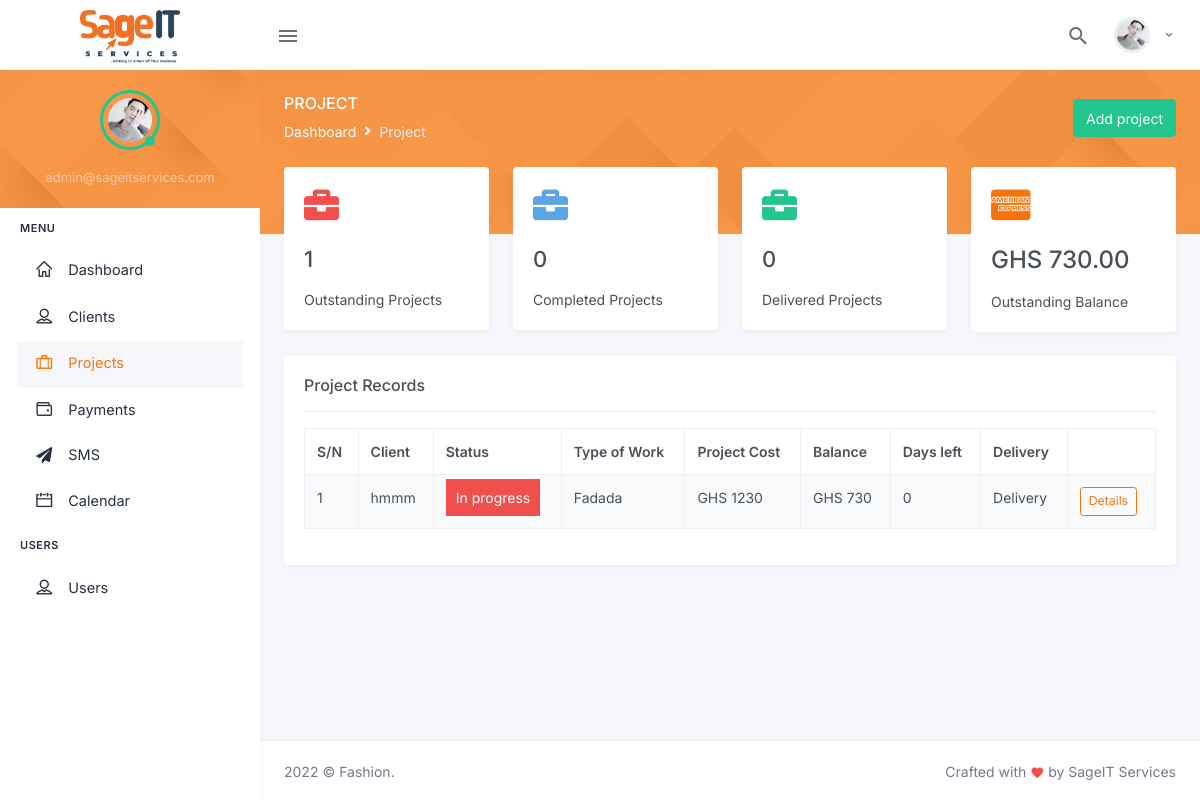
Page /project.php (signed in) on the committed database.
### tables this page shows
CREATE TABLE `projects` (
  `project_id` bigint(25) NOT NULL,
  `customer_id` bigint(30) NOT NULL,
  `client` varchar(255) NOT NULL,
  `status` int(11) NOT NULL DEFAULT 0,
  `type_of_work` varchar(255) NOT NULL,
  `description` varchar(255) NOT NULL,
  `type_of_fabric` varchar(255) NOT NULL,
  `sewing_charges` varchar(255) NOT NULL,
  `delivery_charges` varchar(255) NOT NULL,
  `project_cost` varchar(255) NOT NULL,
  `advance_payment` varchar(255) NOT NULL,
  `balance` varchar(255) NOT NULL,
  `start_date` date NOT NULL,
  `end_date` date NOT NULL,
  `days_to_complete` varchar(255) NOT NULL,
  `mode_of_delivery` varchar(255) NOT NULL,
  `delivery_location` varchar(255) NOT NULL,
  `added_by` varchar(255) NOT NULL
);

CREATE TABLE `clients` (
  `client_id` bigint(25) NOT NULL,
  `customer_id` int(25) DEFAULT NULL,
  `full_name` varchar(255) NOT NULL,
  `phone_number_1` varchar(255) NOT NULL,
  `phone_number_2` varchar(255) NOT NULL,
  `residential_address` varchar(255) NOT NULL,
  `email` varchar(255) NOT NULL,
  `gender` varchar(255) NOT NULL,
  `male_trouser_waist` varchar(255) DEFAULT NULL,
  `male_trouser_seat` varchar(255) DEFAULT NULL,
  `male_trouser_thigh` varchar(255) DEFAULT NULL,
  `male_trouser_knee` varchar(255) DEFAULT NULL,
  `male_trouser_bass` varchar(255) DEFAULT NULL,
  `male_trouser_lenght` varchar(255) DEFAULT NULL,
  `male_shirt_chest` varchar(255) DEFAULT NULL,
  `male_shirt_back` varchar(255) DEFAULT NULL,
  `male_shirt_short_sleeve` varchar(255) DEFAULT NULL,
  `male_shirt_long_sleeve` varchar(255) DEFAULT NULL,
  `male_shirt_around_arm` varchar(255) DEFAULT NULL,
  `male_shirt_cuff` varchar(255) DEFAULT NULL,
  `male_shirt_lenght` varchar(255) DEFAULT NULL,
  `male_agbada_back` varchar(255) DEFAULT NULL,
  `male_agbada_length` varchar(255) DEFAULT NULL,
  `female_skirt_waist` varchar(255) DEFAULT NULL,
  `female_skirt_hip` varchar(255) DEFAULT NULL,
  `female_skirt_knee` varchar(255) DEFAULT NULL,
  `female_skirt_waist_hip` varchar(255) DEFAULT NULL,
  `female_skirt_waist_knee` varchar(255) DEFAULT NULL,
  `female_skirt_skirt_lenght` varchar(255) DEFAULT NULL,
  `female_dress_bust` varchar(255) DEFAULT NULL,
  `female_dress_under_bust` varchar(255) DEFAULT NULL,
  `female_dress_waist` varchar(255) DEFAULT NULL,
  `female_dress_shoulder` varchar(255) DEFAULT NULL,
  `female_dress_shoulder_nipple` varchar(255) DEFAULT NULL,
  `female_dress_shoulder_under_bust` varchar(255) DEFAULT NULL,
  `female_dress_shoulder_waist` varchar(255) DEFAULT NULL,
  `female_dress_nipple_nipple` varchar(255) DEFAULT NULL,
  `female_dress_shoulder_hip` varchar(255) DEFAULT NULL,
  `female_dress_shoulder_knee` varchar(255) DEFAULT NULL,
  `female_dress_top_lenght` varchar(255) DEFAULT NULL,
  `female_dress_lenght` varchar(255) DEFAULT NULL,
  `female_trouser_waist` varchar(255) DEFAULT NULL,
  `female_trouser_seat` varchar(255) DEFAULT NULL,
  `female_trouser_thigh` varchar(255) DEFAULT NULL,
  `female_trouser_knee` varchar(255) DEFAULT NULL,
  `female_trouser_bass` varchar(255) DEFAULT NULL,
  `female_trouser_lenght` varchar(255) DEFAULT NULL,
  `added_by` varchar(255) DEFAULT NULL,
  `created_on` timestamp NULL DEFAULT current_timestamp(),
  `updated_on` datetime DEFAULT NULL
);

### helpers/counter_functions.php (called while the page is built, shortened)
<?php
   function count_total_projects($connect, $_customerId, $status){
        $query = "SELECT * FROM projects WHERE status = :s AND customer_id = :id";
        $statement = $connect->prepare($query);
        $statement->execute(
             array(
                  ":s" => $status,
                  ":id" => $_customerId
             )
        );
        $count = $statement->rowCount();
        return $count;
   }
function outstanding_balance($connect, $_customerId){
     $query = "SELECT SUM(balance) as total FROM projects WHERE customer_id = :id";
     $statement = $connect->prepare($query);
     $statement->execute(
          array(
               ":id" => $_customerId
          )
     );
     $result = $statement->fetch();
     return $result['total'];
}
?>

### helpers/functions.php (called while the page is built, shortened)
<?php
function getClientName($connect, $client_id)
{
    $query = "SELECT * FROM clients WHERE client_id = :client_id";
    $statement = $connect->prepare($query);
    $statement->execute(
        array(
            ":client_id"         =>    $client_id,
        )
    );
    $result = $statement->fetch();
    return empty($result['full_name']) ? 'NONE' : $result['full_name'];
}
function moneyFormat($amount){
    return 'GHS ' . number_format($amount, 2);
}
?>

### project.php (the view, shortened to what this page needs)
<?php
    require_once 'database/config.php';
    include_once 'helpers/counter_functions.php';
    include_once 'helpers/functions.php';
    $customer_id = $_SESSION['customer_id'];
?>
            <div class="main-content">
                <div class="page-content">
                    <div class="page-title-box">
                        <div class="container-fluid">
                         <div class="row align-items-center">
                             <div class="col-sm-6">
                                 <div class="page-title">
                                     <h4>Project</h4>
                                         <ol class="breadcrumb m-0">
                                             <li class="breadcrumb-item"><a href="javascript: void(0);">Dashboard</a></li>
                                             <li class="breadcrumb-item active">Project</li>
                                         </ol>
                                 </div>
                             </div>
                             <div class="col-sm-6">
                                <div class="float-end d-none d-sm-block">
                                    <a href="project-add.php" class="btn btn-success">Add project</a>
                                </div>
                             </div>
                         </div>
                        </div>
                     </div>
                    <div class="container-fluid">
                        <div class="page-content-wrapper">
                            <div class="row">
                                <div class="col-xl-3">
                                   <div class="card">
                                       <div class="card-body">
                                            <i class="fas fa-briefcase text-danger h1"></i>
                                            <h3 class="mt-3 font-size-22"><?= count_total_projects($connect, $customer_id, 0)?></h3>
                                            <div class="mt-3">
                                                <p class="mb-0">Outstanding Projects</p>
                                            </div>
                                       </div>
                                   </div>
                                </div>
                                <div class="col-xl-3">
                                    <div class="card">
                                        <div class="card-body">
                                             <i class="fas fa-briefcase text-info h1"></i>
                                             <h3 class="mt-3 font-size-22"><?= count_total_projects($connect, $customer_id, 1)?></h3>
                                             <div class="mt-3">
                                                <p class="mb-0">Completed Projects</p>
                                             </div>
                                        </div>
                                    </div>
                                </div>
                                <div class="col-xl-3">
                                    <div class="card">
                                        <div class="card-body">
                                             <i class="fas fa-briefcase text-success h1"></i>
                                             <h3 class="mt-3 font-size-22"><?= count_total_projects($connect, $customer_id, 2)?></h3>
                                             <div class="mt-3">
                                                <div class="mt-3">
                                                <p class="mb-0">Delivered Projects</p>
                                                </div>
                                             </div>
                                        </div>
                                    </div>
                                </div>
                                <div class="col-xl-3">
                                    <div class="card">
                                        <div class="card-body">
                                             <i class="fab fa-cc-amex text-primary h1"></i>
                                             <h3 class="mt-3 font-size-24"><?= moneyFormat(outstanding_balance($connect, $customer_id)); ?></h3>
                                             <div class="mt-3">
                                                <div class="mt-3">
                                                <p class="mb-0">Outstanding Balance</p>
                                             </div>
                                             </div>
                                        </div>
                                    </div>
                                </div>
                            </div>
                            <div class="row">
                                <div class="col-12">
                                    <div class="card">
                                        <div class="card-body">
                                            <h4 class="header-title">Project Records </h4>
                                                <hr class="mb-3">
                                                <?php
                                                    $query = "SELECT * FROM projects WHERE customer_id = :customer_id";
                                                    $statement = $connect->prepare($query);
                                                    $statement->execute(
                                                        array(
                                                            ':customer_id' => $customer_id
                                                        )
                                                    );
                                                    $count = $statement->rowCount();
                                                    $rows = $statement->fetchAll(PDO::FETCH_ASSOC);
                                                    $i = 1;
                                                    if ($count > 0 && !empty($rows)) { ?>
                                            <table id="datatable-buttons" class="table table-striped table-bordered dt-responsive nowrap" style="border-collapse: collapse; border-spacing: 0; width: 100%;">
                                                <thead>
                                                <tr>
                                                    <th>S/N</th>
                                                    <th>Client</th>
                                                    <th>Status</th>
                                                    <th>Type of Work</th>
                                                    <th>Project Cost</th>
                                                    <th>Balance</th>
                                                    <th>Days left</th>
                                                    <th>Delivery</th>
                                                    <th></th>
                                                </tr>
                                                </thead>
                                                <tbody>
                                                    <?php foreach ($rows as $result) { ?>
                                                <tr>
                                                    <td><?= $i ?></td>
                                                    <td><?= getClientName($connect, $result['client']) ?></td>
                                                    <td>
                                                        <?php
                                                            if($result['status'] == 0){?>
                                                                <span class="bg-danger text-white" style="padding: 10px">In progress</apan>
                                                            <?php
                                                            }
                                                        ?>
                                                    </td>
                                                    <td><?= ucwords($result['type_of_work']) ?></td>
                                                    <td>GHS <?= $result['project_cost'] == "" ? 0 : ucwords($result['project_cost']) ?></td>
                                                    <td>GHS <?= $result['balance'] == "" ? 0 : ucwords($result['balance']) ?></td>
                                                    <td><?= $result['days_to_complete'] == "" ? 0 : $result['days_to_complete'] ?></td>
                                                    <td><?= ucwords($result['mode_of_delivery']) ?></td>
                                                    <td>
                                                        <a href="project-details.php?ref=<?= $result['project_id']?>" class="btn btn-sm btn-outline-primary">Details</a>
                                                    </td>
                                                </tr>
                                                 <?php $i++;
                                     } ?>
                                                </tbody>
                                            </table>
                                            <?php } ?>
                                        </div>
                                    </div>
                                </div>
                            </div>
                        </div>
                    </div>
                </div>
                 <?php include_once 'partials/footer.php'; ?>

### rows in the picture
projects: client.full_name "hmmm", status "In progress", type_of_work "Fadada", project_cost "1230", balance "730", days_to_complete "0", mode_of_delivery "Delivery"

### other values in the picture
$_SESSION['username'] "admin@sageitservices.com"
count_total_projects($connect, $customer_id, 0) "1"
count_total_projects($connect, $customer_id, 1) "0"
count_total_projects($connect, $customer_id, 2) "0"
moneyFormat(outstanding_balance($connect, $customer_id)) "GHS 730.00"
